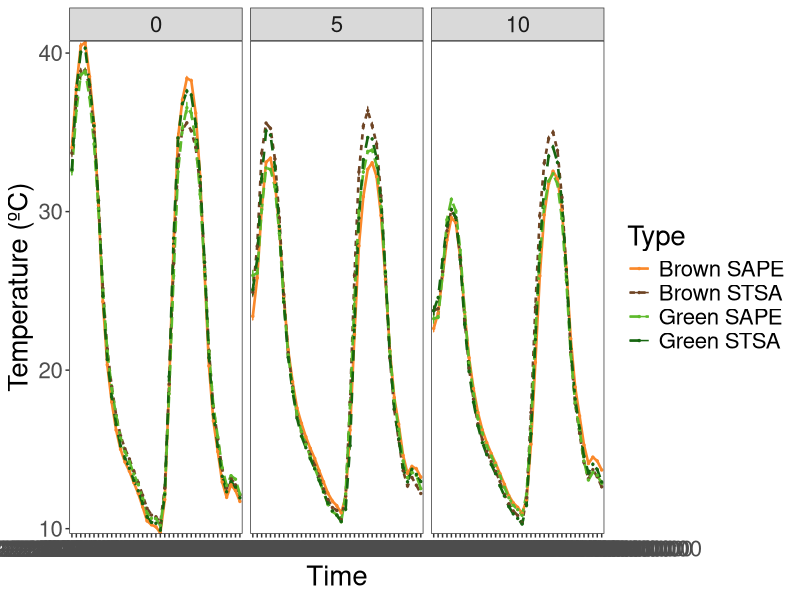

Generate this figure with R:
# Analysis of IRES Litter Microclimate Group data for microphase 1 experiment
# HThroop wrote script on August 2, 2022 
# HThroop made minor tweaks on Sept 20, 2022
# SSmania adjusted code to be used for iButton data in place of litter moisture Sep 27, 2023

#setwd("/Users/Siena/Desktop/microclimate") # will not allow others to run your code
# see https://www.tidyverse.org/blog/2017/12/workflow-vs-script/

library(tidyverse)
library(ggplot2)
library(scales)
library(dplyr)
library(data.table)
library(lubridate)
library(here) # solves the setwd issue

my_colors <- c("#fa882a","#6e4424","#5dba2b","#166610")

#read csv with manually made datetime column
df_Temps1=read.csv(here('Microphase1_iButtons_ALL_dt.csv'))


#add rainfall based on quadrat
df_Temps1 <- df_Temps1 %>% 
  mutate(Rainfall = case_when(
    endsWith(quadrat, '1') ~ 0,
    endsWith(quadrat, '5') ~ 0,
    endsWith(quadrat, '7') ~ 0,
    endsWith(quadrat, '11') ~ 0,
    endsWith(quadrat, '13') ~ 0,
    endsWith(quadrat, '2') ~ 5,
    endsWith(quadrat, '4') ~ 5,
    endsWith(quadrat, '8') ~ 5,
    endsWith(quadrat, '12') ~ 5,
    endsWith(quadrat, '14') ~ 5,
    endsWith(quadrat, '3') ~ 10,
    endsWith(quadrat, '6') ~ 10,
    endsWith(quadrat, '9') ~ 10,
    endsWith(quadrat, '10') ~ 10,
    endsWith(quadrat, '15') ~ 10
  ))

df_Temps1$datetime <- as.POSIXct(df_Temps1$datetime, format = "%m/%d/%y %H:%M")
df_Temps1 <- df_Temps1 %>% 
  mutate(interval = cut(datetime, breaks = "60 min"))
# I think this mutate step is causing the issue. Interval is a factor rather than a POSIXct and we can't convert to POSIXct since 
# some of the values for interval have a time and some do not. I'm not sure why it drops the time for the 00:00:xx values -- see
# if you can fix than and the rest of the problem should go away!

# calculate mean values for line graphs 
df_Temps1.means <- df_Temps1 %>% 
  group_by(Type, Rainfall, interval) %>% 
  summarise(Temp_mean=mean(temperature, na.rm=TRUE), n=n(), sd=sd(temperature, na.rm=TRUE), se=sd/sqrt(n))
df_Temps1.means$se<-as.numeric(df_Temps1.means$se)
df_Temps1.means$Temp_mean<-as.numeric(df_Temps1.means$Temp_mean)
df_Temps1.means

p1 <- ggplot(df_Temps1.means, aes(x=interval, y=Temp_mean, color=Type)) + 
  aes(group=Type) +
  geom_errorbar(aes(ymin=Temp_mean-se, ymax=Temp_mean+se), width=0.1) +
  geom_line(aes(color=Type, linetype=Type), size = 0.9) + # move size outside of aes statement to control line width
  geom_point(size=0.5) +
  xlab("Time") + 
  ylab("Temperature (ºC)") +
  scale_color_manual(values = my_colors) +
  theme_bw() +
  theme(text = element_text(size = 20)) +
  theme(panel.grid.major = element_blank()) +
  theme(panel.grid.minor = element_blank()) +
  scale_y_continuous(expand=c(0,0)) +
 # scale_x_datetime(breaks = "2 hours") +
 # scale_x_datetime(date_labels = "%m/%d/%y %H:%M",breaks = date_breaks("2 hours")) +
  #theme(axis.text.x = element_text(angle = 90, vjust = 1.0, hjust = 1.0)) +
  #scale_x_datetime(labels=format("%H:%M"), expand=c(0,0)) +
  #xlim(c(as.POSIXct('07/24/22 11:00', format = "%m/%d/%y %H:%M"),
         #as.POSIXct('07/26/22 7:00', format = "%m/%d/%y %H:%M"))) +
  facet_grid(~Rainfall) 
p1

